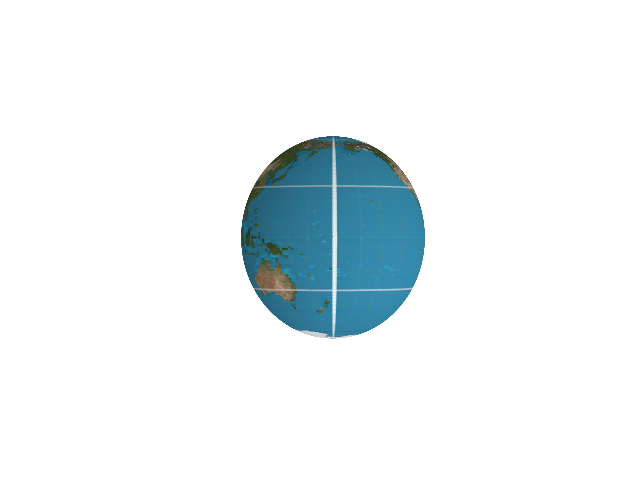
#> input picture movie0.png, 640 x 480 px, given in place of equirectangular.jpg, which was not available
$ python matplotlibshow.py
#> lines starting #> are read from the running program, lines starting #| are printed output that depends on the picture; pictures that were not available may be replaced by others from this repository, and a replacement may not be noted
import numpy as np
import matplotlib.pyplot as plt
from mpl_toolkits.mplot3d import Axes3D

def mpl_sphere(image_file):
#> called with image_file = 'equirectangular.jpg'
    img_big = plt.imread(image_file)
#> img_big is the input picture: shape (480, 640, 4) float32; mean R, G, B, A 0.927, 0.951, 0.959, 1

    # define a grid matching the map size, subsample along with pixels
    theta = np.linspace(0, np.pi, img_big.shape[0])
#> theta = 480 values from 0 to 3.14
    phi = np.linspace(0, 2*np.pi, img_big.shape[1])
#> phi = 640 values from 0 to 6.28

    count = 180 # keep 180 points along theta and phi
    theta_inds = np.linspace(0, img_big.shape[0] - 1, count).round().astype(int)
#> theta_inds = 180 values from 0 to 479
    phi_inds = np.linspace(0, img_big.shape[1] - 1, count).round().astype(int)
#> phi_inds = 180 values from 0 to 639
    theta = theta[theta_inds]
#> theta = 180 values from 0 to 3.14
    phi = phi[phi_inds]
    img = img_big[np.ix_(theta_inds, phi_inds)]
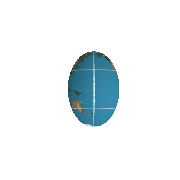
#> img: shape (180, 180, 4) float32; mean R, G, B, A 0.927, 0.951, 0.959, 1

    theta,phi = np.meshgrid(theta, phi)
    R = 1

    # sphere
    x = R * np.sin(theta) * np.cos(phi)
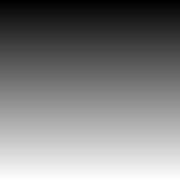
#> phi: shape (180, 180) float64; min 0, max 6.28, mean 3.14; drawn with min black and max white
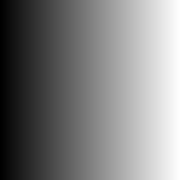
#> theta: shape (180, 180) float64; min 0, max 3.14, mean 1.57; drawn with min black and max white
    y = R * np.sin(theta) * np.sin(phi)
    z = R * np.cos(theta)

    # create 3d Axes
    fig = plt.figure()
    ax = fig.add_subplot(111, projection='3d')
    ax.plot_surface(x.T, y.T, z.T, facecolors=img/255, cstride=1, rstride=1) # we've already pruned ourselves
    plt.axis('off')
    # make the plot more spherical
    ax.axis('scaled')
    return (x,y,z,img,img_big,ax)

if __name__ == "__main__":
    image_file = 'equirectangular.jpg'
    (x,y,z,img,img_big,ax) = mpl_sphere(image_file)
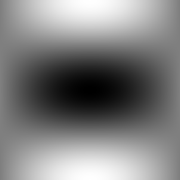
#> x: shape (180, 180) float64; min -1, max 1, mean 0.0035; drawn with min black and max white
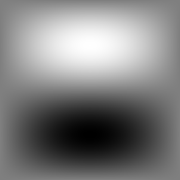
#> y: shape (180, 180) float64; min -1, max 1, mean 0; drawn with min black and max white
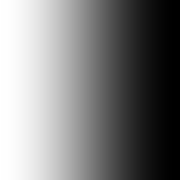
#> z: shape (180, 180) float64; min -1, max 1, mean -1.38e-17; drawn with min black and max white
    for i in range(1):
        print(i)
        print(img.shape)
        ax.view_init(elev=0, azim=i*18)
        plt.savefig("movie%d.png" % i)
#> this loop made 1 pass
#> pass 1, `plt.savefig("movie%d.png" % i)`:
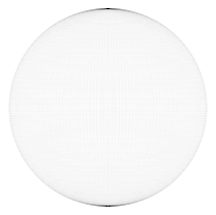
#> figure drawn by matplotlib, 1 panel
    #$%plt.show()
